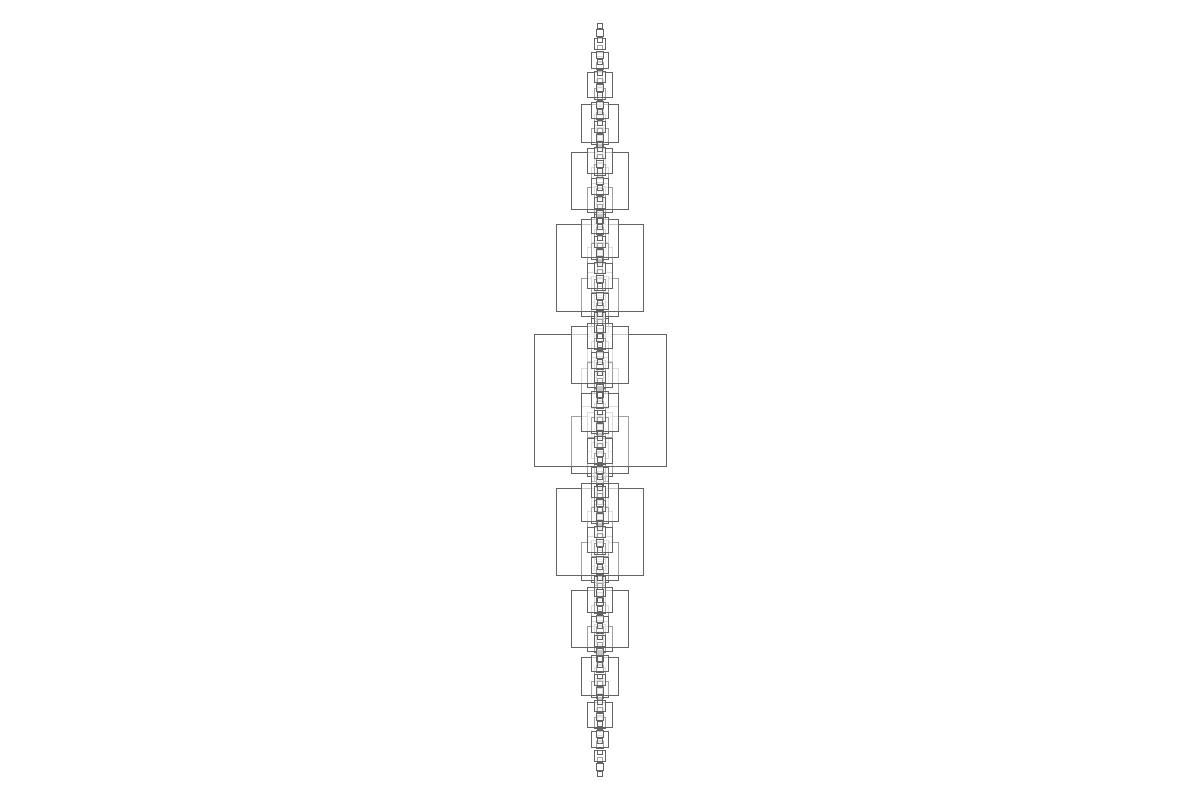
Frame 1 (no input)
Frame 60 (the mouse pressed at the canvas centre just before this capture): identical to frame 1, image omitted
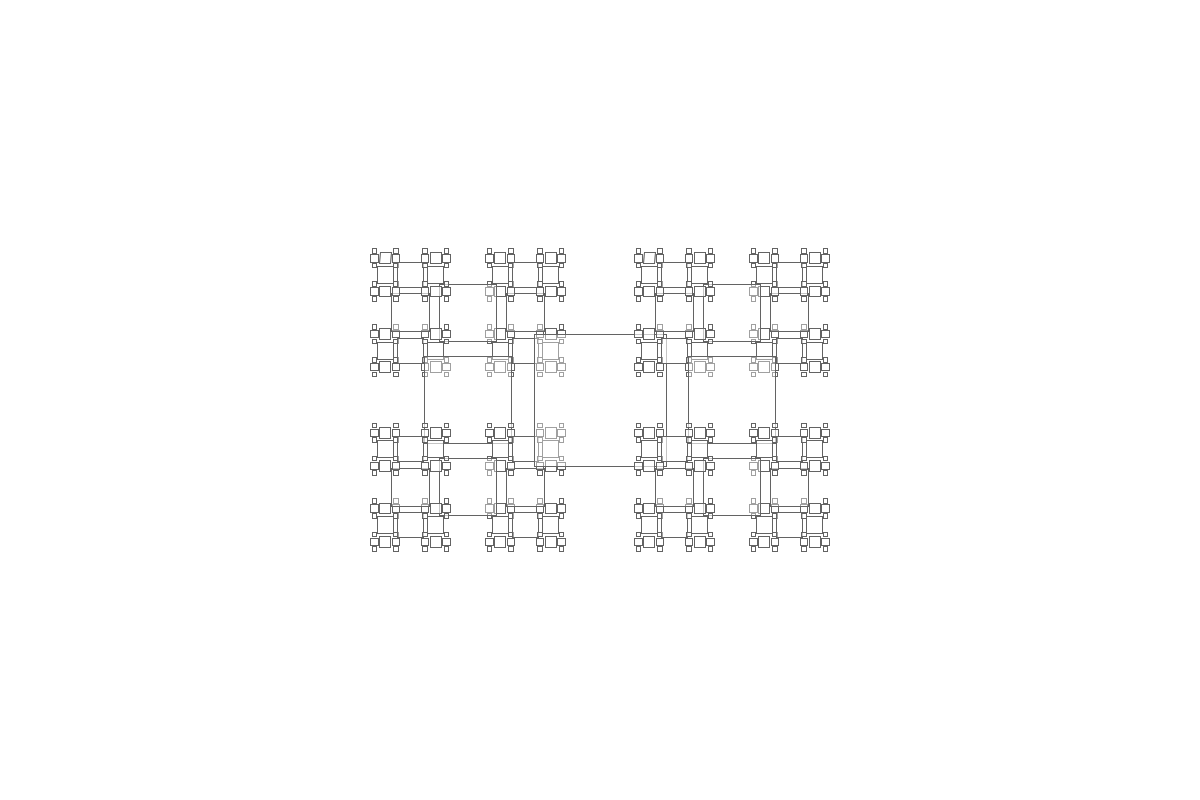
Frame 120 (the mouse held since frame 60 and released just before this capture)

The Processing sketch that drew these frames (run headless with seeded random() and noise(); from frame 60 on, the mouse is pressed at the canvas centre):

// Processing sketch: processing_821
// ── processing_821.pde

//Programmed by Joshua McGrath
//NMD 102

//This is a modified version of Recursive Tree by Daniel Shiffman.
//http://www.processing.org/learning/topics/tree.html

//variable for ammount of rotation on the next box
float theta;

float rand;
void setup() {
  size(1200,800);
  smooth();
}

void draw() {

  //  float col = random(0,210);


  background(255);
  rectMode(CENTER);
  frameRate(30);

  //this vairable is mostly for teting and tweaking later on
  rand = random(0,600);

  //allow the movement of the mouse to control the animation of the fractal
  float a = (mouseY / (float) height) * 180f;

  //translate theta into radians so we can use it for rotation
  theta = radians(a);


  //start drawing at the center of the ground
  translate(width/2, height/2);
  //call the branch function
  branch(200);
}

void branch(float h) {

  //reduce the next segment by 2/3
  //note: I have tried changing this value but you can run into problems
  //with pushMatrix
  h *= 0.66;
  float col = 100;
  //fail color changing
  col = col - 1;

  //THIS IS VITAL, it is the exit statement for the recursive function
  //without it the program goes on forever and will not run properly or at all
  if (h > 4){
    pushMatrix();
    //call rotate function (processing native)
    rotate(theta);
    //the second value in this stroke command is the alpha, or transparency
    stroke(col,100);
    fill(255, 100);
    rect(0,0,h,h);
    //make the new box's origin at this position
    translate(0,h);
    //call the function again, making it recursive
    branch(h);
    popMatrix();

    pushMatrix();
    rotate(theta);
    stroke(col);
    fill(255, 100);
    rect(0,0,h,h);
    translate(0,-h);
    branch(h);
    popMatrix();
  }
}
